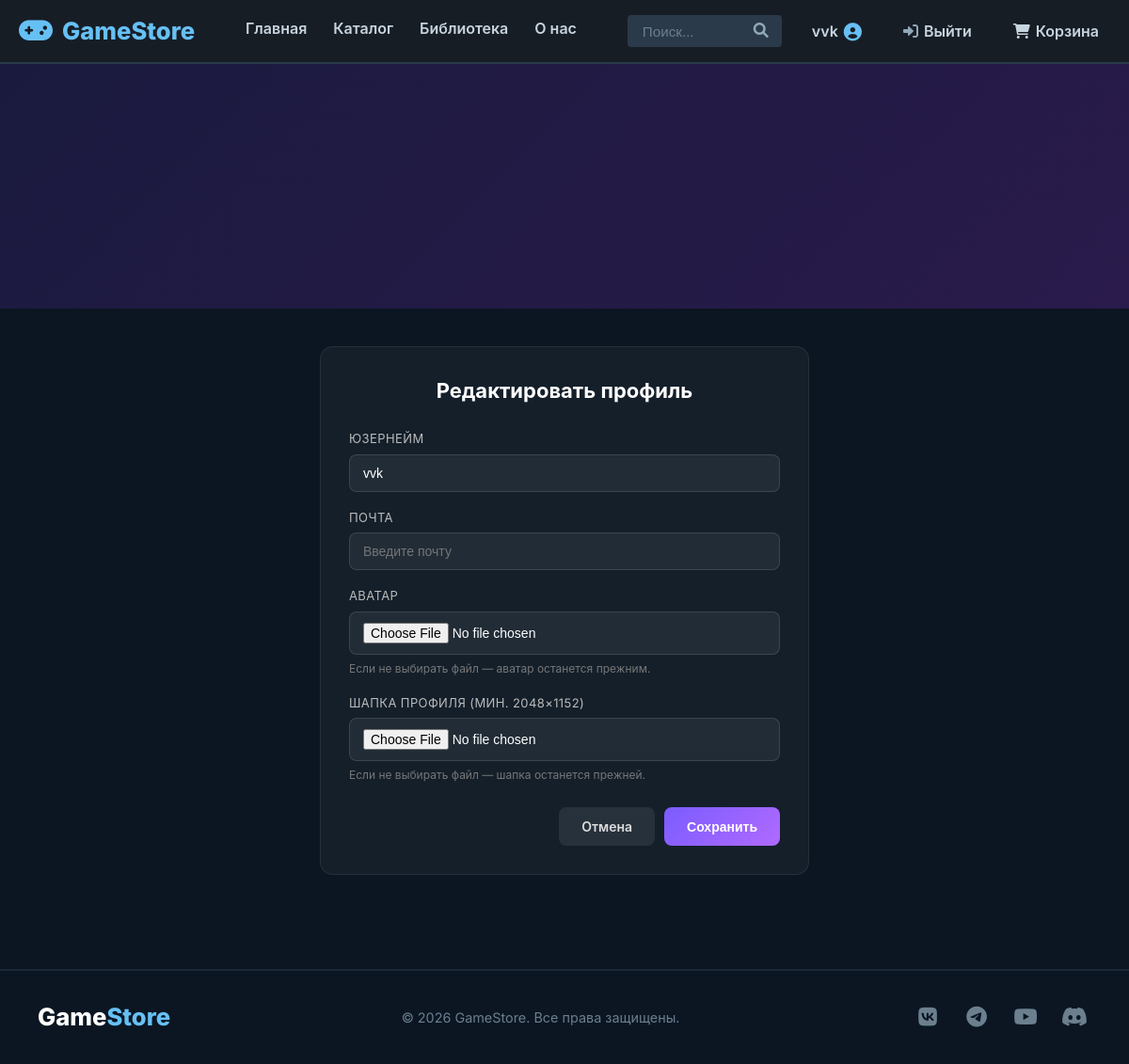
/users/profile/edit/ (signed in), run on an earlier commit of the app's database.
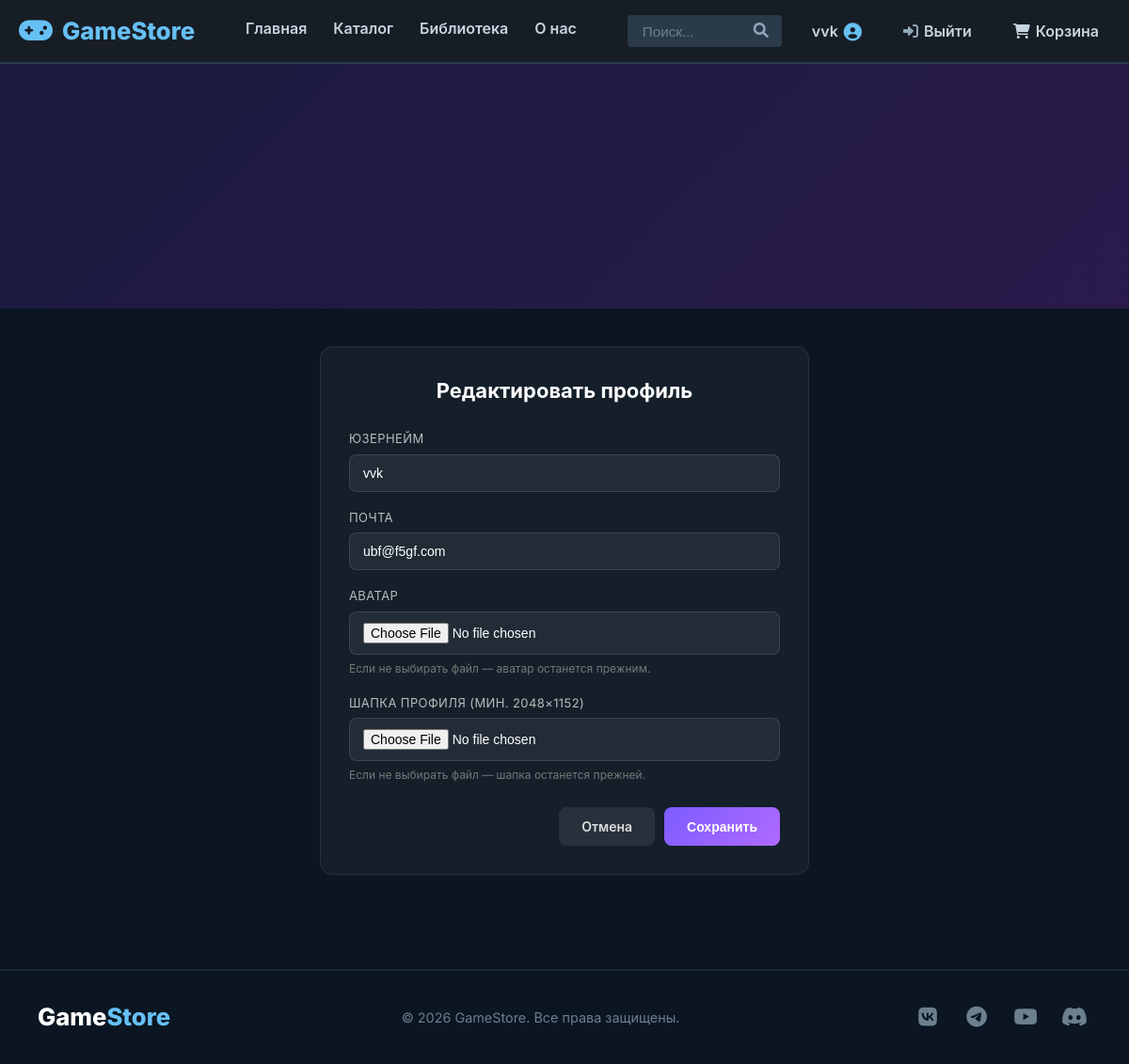
And on a later commit of the database.
### users/models.py (models this page shows)
class User(AbstractUser):
    image = models.ImageField(upload_to="users_media", blank=True)
    banner = models.ImageField(upload_to="users_banner", blank=True)

### users/views.py (the view, shortened to what this page needs)
# urls.py: path('profile/edit/', profile_edit_view, name='profile_edit')
@login_required
def profile_edit_view(request):
    context = {
        "title": "RedactProfile | Game Store",
    }
    return render(request, 'users/profile_edit.html', context)

### users/templates/users/profile_edit.html (shortened to what this page needs)
{% extends "products/base.html" %}
{% load static %}
{% block css %}
<link rel="stylesheet" href="{% static 'css/profile.css' %}">
{% endblock %}
{% block content %}
<div class="profile-page">
    <div class="profile-header-bg">
        <div class="profile-glow-bg"></div>
    </div>
    <div class="edit-page-wrapper">
        <h1 class="edit-page-title">Редактировать профиль</h1>
        <form action="{% url 'users:profile_edit' %}" method="POST" enctype="multipart/form-data" class="edit-form">
            <div class="form-group">
                <label for="inputUsername">Юзернейм</label>
                <input class="form-control" id="inputUsername" type="text" name="username" value="{{ user.username }}" placeholder="Введите юзернейм" required>
            </div>
            <div class="form-group">
                <label for="inputEmail">Почта</label>
                <input class="form-control" id="inputEmail" type="email" name="email" value="{{ user.email }}" placeholder="Введите почту" required>
            </div>
            <div class="form-group">
                <label for="userAvatar">Аватар</label>
                <input class="form-control" id="userAvatar" type="file" name="image" accept="image/*">
                <small class="form-hint">Если не выбирать файл — аватар останется прежним.</small>
            </div>
            <div class="form-group">
                <label for="id_banner">Шапка профиля (мин. 2048×1152)</label>
                <input class="form-control" id="id_banner" type="file" name="banner" accept="image/*">
                <small class="form-hint">Если не выбирать файл — шапка останется прежней.</small>
            </div>
            <div class="edit-form-actions">
                <a href="{% url 'users:profile' %}" class="btn-cancel">Отмена</a>
                <button type="submit" class="btn-save">Сохранить</button>
            </div>
        </form>
    </div>
</div>
{% endblock %}

### products/templates/products/base.html (shortened to what this page needs)
{% load static %}
<!DOCTYPE html>
<html lang="ru">
<head>
    <link rel="stylesheet" href="https://cdnjs.cloudflare.com/ajax/libs/font-awesome/6.0.0-beta3/css/all.min.css">
    <link rel="stylesheet" href="{% static 'css/base.css' %}">
    {% block css %}{% endblock %}
</head>
<body>
    <header class="header">
        <div class="container">
            <div class="header-inner">
                <div class="logo">
                    <i class="fas fa-gamepad"></i>
                    <span>Game<span>Store</span></span>
                </div>
                <nav class="nav">
                    <a href="{% url 'home' %}">Главная</a>
                    <a href="{% url 'products:home' %}">Каталог</a>
                    <a href="{% url 'products:library' %}">Библиотека</a>
                    <a href="{% url 'about' %}">О нас</a>
                </nav>
                <div class="header-actions">
                <div class="search">
                    <input type="text" placeholder="Поиск...">
                    <button><i class="fas fa-search"></i></button>
                </div>
                {% if user.is_authenticated %}
                    <a href="{% url 'users:profile' %}" class="btn-profile">
                        {{ user.username }}
                        <i class="fas fa-user-circle"></i>
                    </a>
                    <a href="{% url 'users:logout' %}" class="btn-login-header">
                        <i class="fas fa-sign-in-alt"></i><span>Выйти</span>
                    </a>
                    <a href="{% url 'products:basket' %}" class="nav-cart">
                        <i class="fas fa-shopping-cart"></i>
                        <span>Корзина</span>
                    </a>
                {% else %}
                    <a href="{% url 'users:login' %}" class="btn-login-header">
                        <i class="fas fa-sign-in-alt"></i>
                        <span>Войти</span>
                    </a>
                {% endif %}
                </div>
            </div>
        </div>
    </header>
    {% block content %}{% endblock %}
    <footer class="footer">
        <div class="container">
            <div class="footer-content">
                <div class="footer-logo">Game<span>Store</span></div>
                <p class="footer-copy">© 2026 GameStore. Все права защищены.</p>
                <div class="footer-social">
                    <a href="#"><i class="fab fa-vk"></i></a>
                    <a href="#"><i class="fab fa-telegram"></i></a>
                    <a href="#"><i class="fab fa-youtube"></i></a>
                    <a href="#"><i class="fab fa-discord"></i></a>
                </div>
            </div>
        </div>
    </footer>
</body>
</html>

What changed in the data, as far as the page shows it:
changed User "vvk": email (not shown) → "ubf@f5gf.com"
